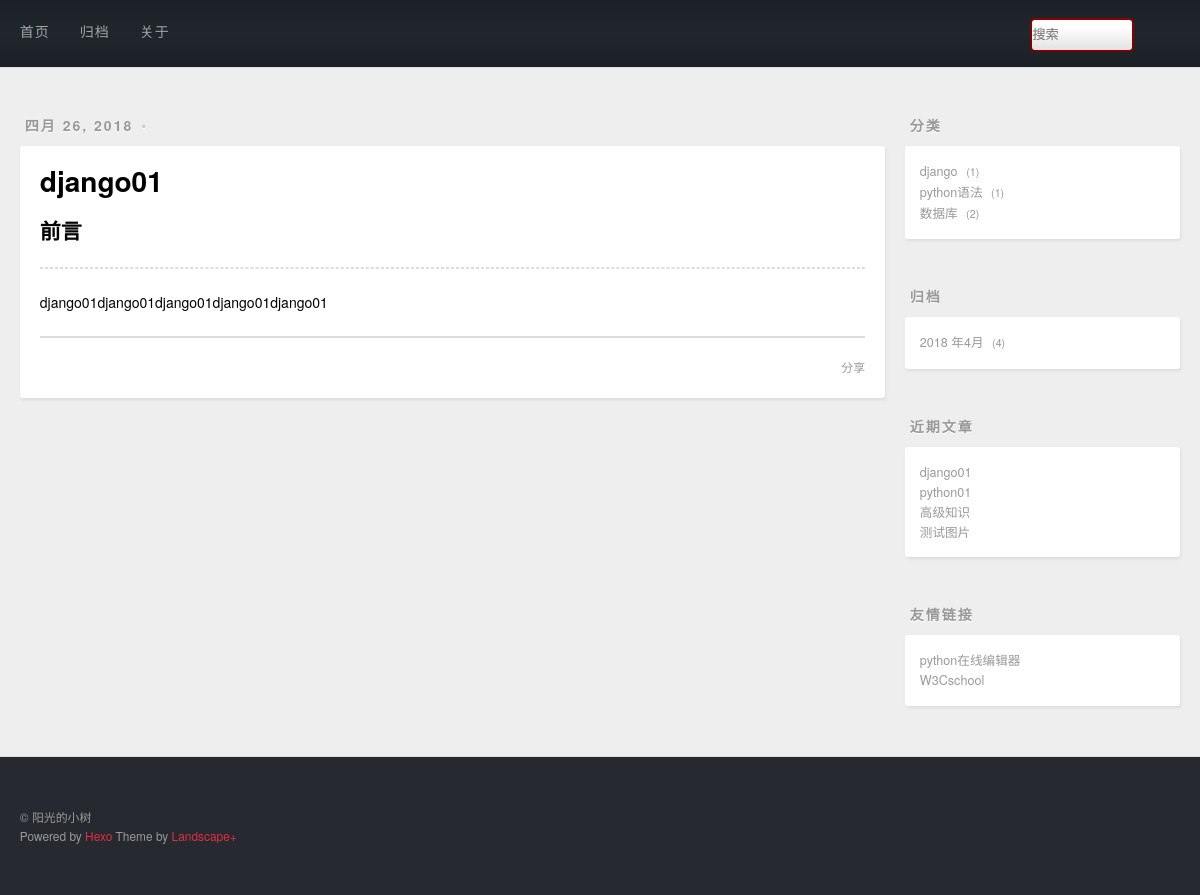
Page /post/details/1 on the committed database.
### mypost/models.py (models this page shows, shortened)
class Post(models.Model):
    title=models.CharField(max_length=20,verbose_name='题目')
    decs =RichTextUploadingField(verbose_name='描述')
    content=models.TextField(verbose_name='描述',null=True,blank=True,default='非必须项')
    created=models.DateField(auto_now_add=True,verbose_name='创建时间')
    modified=models.DateField(auto_now=True,verbose_name='修改')
    zhonglei=models.ForeignKey(Zhonglei,verbose_name='种类')
    biaoqian=models.ManyToManyField(Biaoqian,verbose_name='标签')

class Zhonglei(models.Model):
    name=models.CharField(max_length=20,unique=True)

### mypost/views.py (the view)
# urls.py: url(r'^post/details/(\d+)$',views.post_details_view),
def post_details_view(request,post_id):
    try:
        posttemp= Post.objects.get(id=post_id)
    except:
        from django.http import Http404,HttpResponse
        raise Http404("你所访问的页面不存在")
    return render(request,'details.html',context={'post':posttemp})

### mypost/quanjushanxiawen.py (called while the page is built)
def slider_context(request):
    context={}
    context['category']=Post.objects.values('zhonglei','zhonglei__name').annotate(count = Count('*'))
    archive = Post.objects.values('created').order_by('-created')
    context['archive']=archive
    context['recent']=Post.objects.order_by('-created').all()[:5]
    return context

### mypost/templatetags/markdowndisplay.py (called while the page is built)
@register.filter
def mark(value):
    return  markdown.markdown(value)

### mypost/templates/details.html (shortened to what this page needs)
{% extends 'blogbase.html' %}
{% load markdowndisplay %}
{% block main %}
    <article class="article article-type-post">
        <div class="article-meta">
          <a class="article-date">
            <time>{{ post.created|date }}</time>
          </a>
          <div class="article-category">
          </div>
        </div>
        <div class="article-inner">
            <header class="article-header">
                <h1 itemprop="name">
                    <a class="article-title">{{ post.title }}</a>
                </h1>
            </header>
    <div class="article-entry" itemprop="articleBody">
        <h2>前言</h2>
        <hr>
    {{ post.content|mark|safe }}
    </div>
    <footer class="article-footer">
      <a data-url="存放文章的url" class="article-share-link">分享</a>
    </footer>
  </div>
    </article>
{% endblock main %}

### templates/blogslider.html
<aside id="sidebar">
  <div class="widget-wrap">
    <h3 class="widget-title">分类</h3>
    <div class="widget">
      <ul class="category-list">
          {% for cate in category %}
              <li class="category-list-item">
              <a class="category-list-link" href="/category/{{ cate.zhonglei }}">{{ cate.zhonglei__name }}</a>
              <span class="category-list-count">{{ cate.count }}</span>
          </li>
          {% endfor cate %}
      </ul>
      </div>
  </div>
  <div class="widget-wrap">
    <h3 class="widget-title">归档</h3>
    <div class="widget">
      <ul class="archive-list">
           {% regroup archive by created.year as year_group  %}
          {% for year in year_group %}
              {%  regroup year.list by created.month  as month_group %}
                  {% for month in month_group %}
          <li class="archive-list-item">
                      <a class="archive-list-link" href="/archive/{{ year.grouper }}/{{month.grouper}}">{{ year.grouper  }} 年{{ month.grouper }}月</a>
              <span class="archive-list-count">{{ month.list|length }}</span>
          </li>{% endfor  %}
       {% endfor %}
      </ul>
    </div>
  </div>
  <div class="widget-wrap">
    <h3 class="widget-title">近期文章</h3>
    <div class="widget">
      <ul>
         {% for p in recent %}
              <li>
            <a href="/post/details/{{ p.id }}" target="_blank">{{ p.title }}</a>
          </li>
          {% endfor %}
      </ul>
    </div>
  </div>
  <div class="widget-wrap">
    <h3 class="widget-title">友情链接</h3>
    <div class="widget">
      <ul>
          <li>
            <a href="https://c.runoob.com/compile/6" target="_blank">python在线编辑器</a>
          </li>
          <li>
            <a href="https://www.w3cschool.cn/python/" target="_blank">W3Cschool</a>
          </li>
      </ul>
    </div>
  </div>
</aside>

### rows in the picture
Post: created "四月 26, 2018", title "django01", content|mark "django01django01django01django01django01"
Zhonglei: zhonglei__name "django", count "1"
Zhonglei: zhonglei__name "python语法", count "1"
Zhonglei: zhonglei__name "数据库", count "2"
Post: title "python01"
Post: title "高级知识"
Post: title "测试图片"

### other values in the picture
{{ year.grouper }} "2018"
{{ month.grouper }} "4"
{{ month.list|length }} "4"
